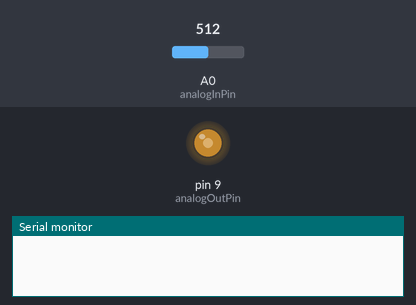
A sketch run on a simulated Arduino Uno, built with avr-gcc and run on an emulated ATmega328P. Shown: output pins drawn as LEDs (lit = HIGH), the last lines printed to the serial monitor. The test bench sets the inputs (shaded band); at power-on: A0 (analogInPin) = 512.

Above: at 1.8 s.
1.9 s: A0 (analogInPin) set to 789
At 2.9 s:
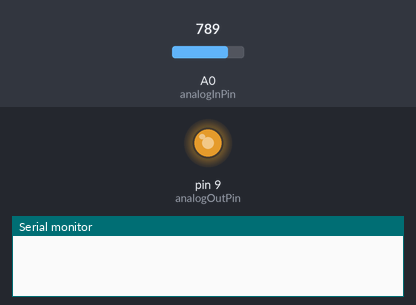
3.5 s: A0 (analogInPin) set to 824
At 4.5 s:
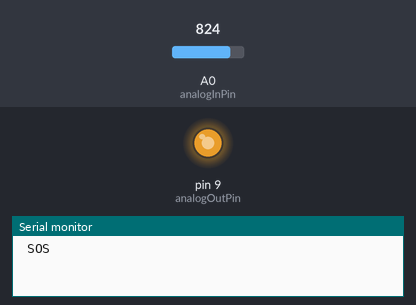
6.5 s: A0 (analogInPin) set to 716
At 8.0 s:
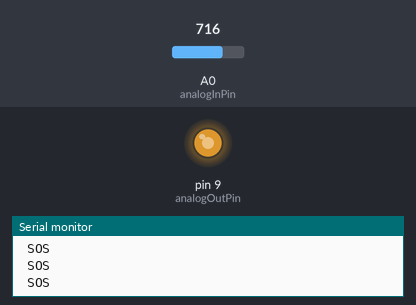
8.5 s: A0 (analogInPin) set to 190
At 9.5 s:
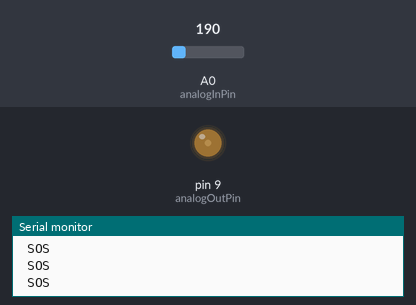
10.5 s: A0 (analogInPin) set to 0
At 12.2 s:
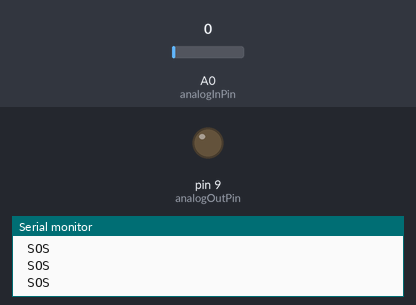
12.5 s: A0 (analogInPin) set to 511
At 13.8 s:
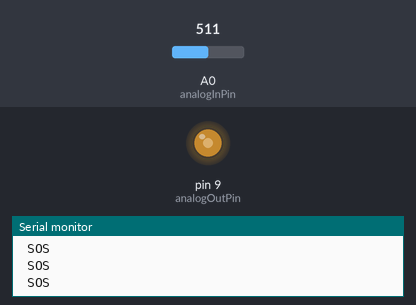
Timing chart, 0 to 15.5 s (numbered marks = the images above; inputs shaded):
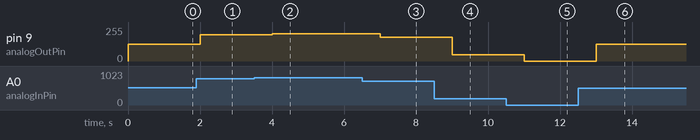

Measured:
- after the input at 1.9 s, pin 9 (analogOutPin): 127/255 → 196/255 after 0.10 s
- after the input at 3.5 s, pin 9 (analogOutPin): 196/255 → 205/255 after 0.50 s
- after the input at 6.5 s, pin 9 (analogOutPin): 205/255 → 178/255 after 0.50 s
- after the input at 8.5 s, pin 9 (analogOutPin): 178/255 → 47/255 after 0.50 s
- after the input at 10.5 s, pin 9 (analogOutPin): 47/255 → 0/255 after 0.50 s
- after the input at 12.5 s, pin 9 (analogOutPin): 0/255 → 127/255 after 0.50 s

The sketch:

potentiometer_kode.ino
```cpp
// These constants won't change. They're used to give names to the pins used:
const int analogInPin = A0;  // Analog input pin that the potentiometer is attached to
const int analogOutPin = 9; // Analog output pin that the LED is attached to

int sensorValue = 0;        // value read from the pot
int outputValue = 0;        // value output to the PWM (analog out)

void setup() {
  // initialize serial communications at 9600 bps:
  Serial.begin(9600);
}

void loop() {
  // read the analog in value:
  sensorValue = analogRead(analogInPin);
  // map it to the range of the analog out:
  outputValue = map(sensorValue, 0, 1023, 0, 255);
  // change the analog out value:
  analogWrite(analogOutPin, outputValue);

  // print the results to the Serial Monitor:
  //Serial.print("sensor = ");
  //Serial.print(sensorValue);
  //Serial.print("\t output = ");
  //Serial.println(outputValue);

  if (outputValue > 200)
    {
      Serial.print("\n SOS");
    }

  // wait 2 milliseconds before the next loop for the analog-to-digital
  // converter to settle after the last reading:
  delay(1000);
}
```
